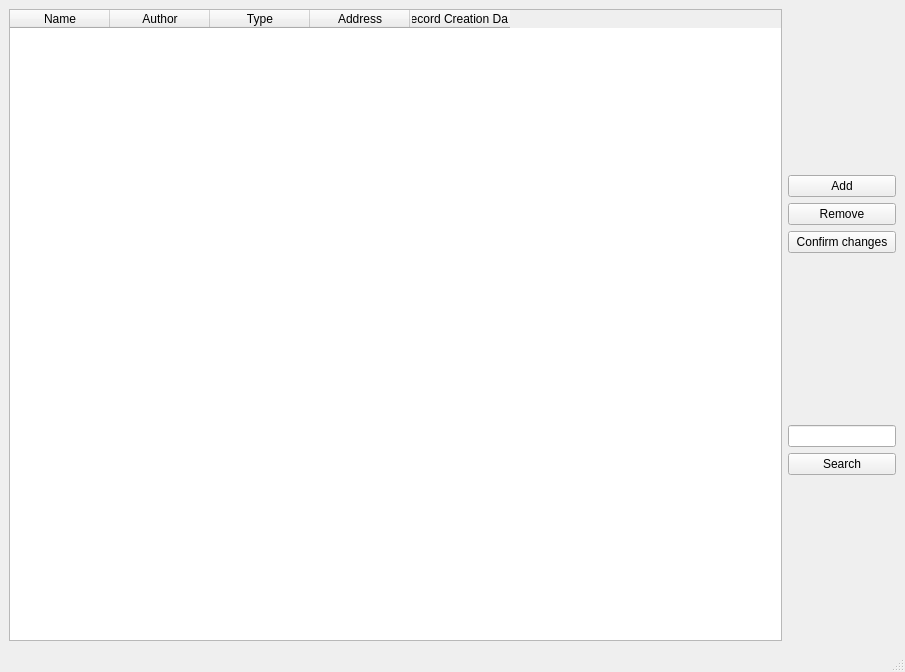
<?xml version="1.0" encoding="UTF-8"?>
<ui version="4.0">
 <class>MainWindow</class>
 <widget class="QMainWindow" name="MainWindow">
  <property name="geometry">
   <rect>
    <x>0</x>
    <y>0</y>
    <width>905</width>
    <height>672</height>
   </rect>
  </property>
  <property name="windowTitle">
   <string>Internet Library</string>
  </property>
  <widget class="QWidget" name="centralwidget">
   <layout class="QHBoxLayout" name="horizontalLayout">
    <item>
     <widget class="QTableWidget" name="recordsTable">
      <property name="columnCount">
       <number>5</number>
      </property>
      <column>
       <property name="text">
        <string>Name</string>
       </property>
      </column>
      <column>
       <property name="text">
        <string>Author</string>
       </property>
      </column>
      <column>
       <property name="text">
        <string>Type</string>
       </property>
      </column>
      <column>
       <property name="text">
        <string>Address</string>
       </property>
      </column>
      <column>
       <property name="text">
        <string>Record Creation Date</string>
       </property>
      </column>
     </widget>
    </item>
    <item>
     <layout class="QVBoxLayout" name="verticalLayout">
      <item>
       <spacer name="verticalSpacer">
        <property name="orientation">
         <enum>Qt::Vertical</enum>
        </property>
        <property name="sizeHint" stdset="0">
         <size>
          <width>20</width>
          <height>40</height>
         </size>
        </property>
       </spacer>
      </item>
      <item>
       <widget class="QPushButton" name="addRecordButton">
        <property name="text">
         <string>Add</string>
        </property>
       </widget>
      </item>
      <item>
       <widget class="QPushButton" name="removeRecordButton">
        <property name="text">
         <string>Remove</string>
        </property>
       </widget>
      </item>
      <item>
       <widget class="QPushButton" name="confirmButton">
        <property name="text">
         <string>Confirm changes</string>
        </property>
       </widget>
      </item>
      <item>
       <spacer name="verticalSpacer_3">
        <property name="orientation">
         <enum>Qt::Vertical</enum>
        </property>
        <property name="sizeHint" stdset="0">
         <size>
          <width>20</width>
          <height>40</height>
         </size>
        </property>
       </spacer>
      </item>
      <item alignment="Qt::AlignRight">
       <widget class="QLineEdit" name="searchInput"/>
      </item>
      <item>
       <widget class="QPushButton" name="searchButton">
        <property name="text">
         <string>Search</string>
        </property>
       </widget>
      </item>
      <item>
       <spacer name="verticalSpacer_2">
        <property name="orientation">
         <enum>Qt::Vertical</enum>
        </property>
        <property name="sizeHint" stdset="0">
         <size>
          <width>20</width>
          <height>40</height>
         </size>
        </property>
       </spacer>
      </item>
     </layout>
    </item>
   </layout>
  </widget>
  <widget class="QMenuBar" name="menubar">
   <property name="geometry">
    <rect>
     <x>0</x>
     <y>0</y>
     <width>905</width>
     <height>21</height>
    </rect>
   </property>
  </widget>
  <widget class="QStatusBar" name="statusbar"/>
 </widget>
 <resources/>
 <connections/>
</ui>
